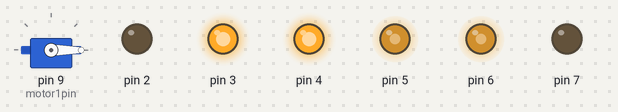
The sketch below on a simulated Arduino Uno, built with avr-gcc and run on an emulated ATmega328P. Parts: servo, output pins drawn as LEDs (lit = HIGH).

Above: at 0.1 s.
At 9.1 s:
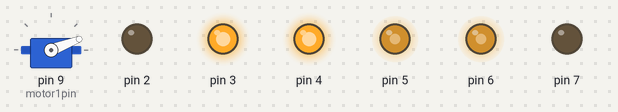
At 19.1 s:
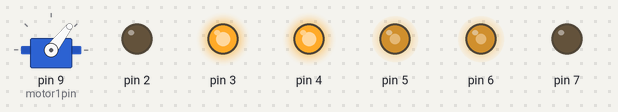
At 24.1 s:
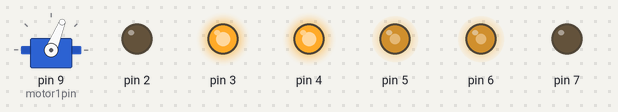
At 29.1 s:
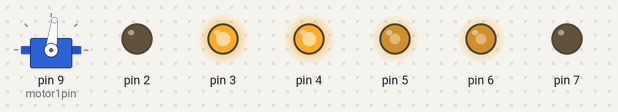
At 39.1 s:
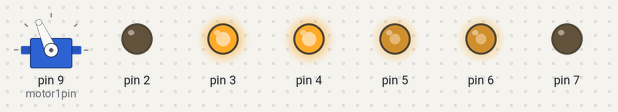
Timing chart, 0 to 40.0 s (numbered marks = the images above):
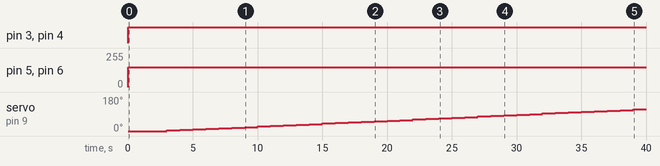

The sketch:

esc.ino
```cpp
#include<Servo.h>
int motor1pin=9;
//int motor2pin=5;
int flag =0;
int potvalue;
int i;
Servo motor1;
//Servo motor2;
void setup() {
  pinMode(6,OUTPUT);
  pinMode(5,OUTPUT);
  pinMode(4,OUTPUT);
  pinMode(3,OUTPUT);
  pinMode(2,OUTPUT);
  pinMode(7,OUTPUT);
  pinMode(motor1pin,OUTPUT);

  analogWrite(6,150);
  analogWrite(5,150);
  digitalWrite(4,HIGH);
  digitalWrite(3,HIGH);
  digitalWrite(2,LOW);
  digitalWrite(7,LOW);


  motor1.attach(motor1pin,1000,2000);
  Serial.begin(9600);
  for (i=40;i<80;i+=1){
    potvalue=i;
    potvalue=map(potvalue,42,100,0,180);
    //motor2.write(potvalue)
      motor1.write(potvalue);
      delay(1000);
  }
//  //motor2.attach(motor2pin);
 // delay(10);
  //motor1.write(40); //to arm the esc
//  //motor2.write(40);
}
//int i=0;

void loop() {
  // motor1.write(potvalue);

//  //motor1.write(40);
//  if(flag==0)
//  {
//  for (i=40;i<50;i+=1){
//    potvalue=i;
//    potvalue=map(potvalue,42,100,0,180);
//    //motor2.write(potvalue)
//      motor1.write(potvalue);
//      delay(1000);
//      if(i>48){
//        flag=1;
//        break;
//      }
//      }
//      //motor1.write(potvalue);
//  }
//  if(flag==1){
//    motor1.write(potvalue);
//  }


  /*for (i=100;i>40;i--){
      potvalue=i;
    potvalue=map(potvalue,42,100,0,180);
      motor1.write(potvalue);
      Serial.println(potvalue);
  delay(2000);}
  Serial.println(potvalue);*/

  //motor2.write(500);

}
```

Measured:
- by itself, pin 3, pin 4: LOW → HIGH at 0.00 s
- by itself, pin 5, pin 6: 0/255 → 150/255 at 0.00 s
- by itself, servo on pin 9 (motor1pin): moves from 0° to 114° over 36.0 s
